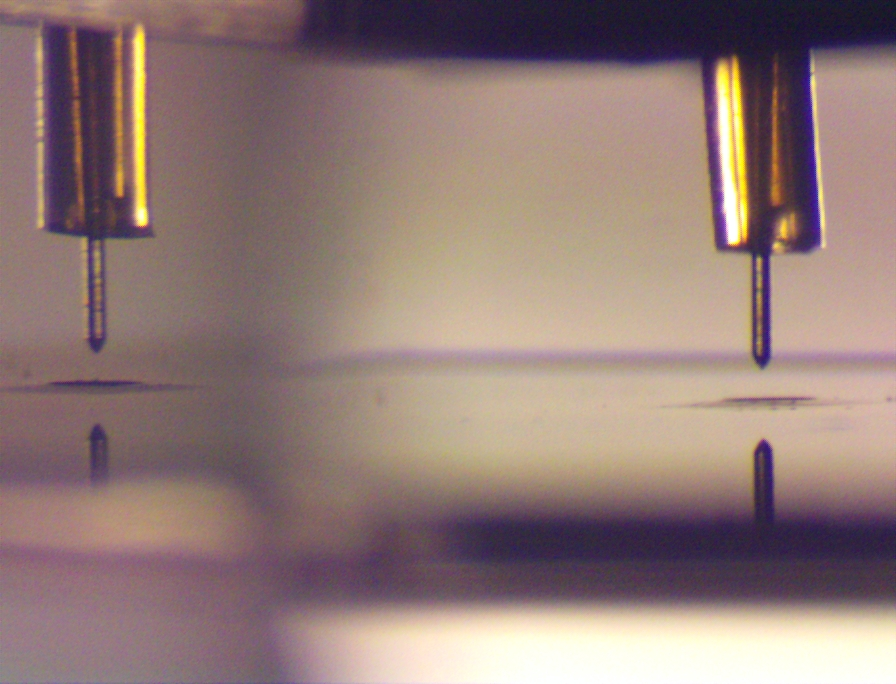
#> input picture test_files/image.jpg, 896 x 684 px
$ jupyter execute 'Contour Detection.ipynb'   (shell and % lines are left out)
#> lines starting #> are read from the running program, lines starting #| are printed output that depends on the picture; after the words box and inside, x2 and y2 are one past the last pixel; in counts of white or black regions, pixels touching at a corner belong together; long printed decimals are rounded
# Finding Angle of Objects in Images using Contour Detection
Anshul Gupta | 21 June 2020

[cell 1]
import cv2
import numpy as np
from matplotlib import pyplot as plt

## Helper Function
This function takes a list of contours and sorts them based on their position.

[cell 2]
def sort_contours(cnts, method='left-to-right'):
    reverse = False
    i = 0
    if method == 'right-to-left' or method == 'bottom-to-top':
        reverse = True
    if method == 'top-to-bottom' or method == 'bottom-to-top':
        i = 1
    bounding_boxes = [cv2.boundingRect(c) for c in cnts]
    (cnts, bounding_boxes) = zip(*sorted(zip(cnts, bounding_boxes), key=lambda b: b[1][i], reverse=reverse))

    return cnts

## Finding Angle of Known Alignment
The right emitter in the image is supposedly aligned.

### Crop Image and Convert to Grayscale
This gets the image, crops it, and converts it to grayscale.

[cell 3]
filename = 'test_files/image.jpg'
img = cv2.cvtColor(cv2.imread(filename), cv2.COLOR_BGR2RGB)  # Get Image

img = img[255:350, 725:800]  # Crop Image
#> img: shape (95, 75, 3)

gray = cv2.cvtColor(img, cv2.COLOR_RGB2GRAY)  # Convert to Grayscale

# gray = cv2.equalizeHist(gray)

plt.subplot(1, 2, 1)
plt.title('Cropped Image')
plt.imshow(img)
plt.subplot(1, 2, 2)
plt.title('Cropped Grayscale Image')
plt.imshow(gray, cmap='gray')
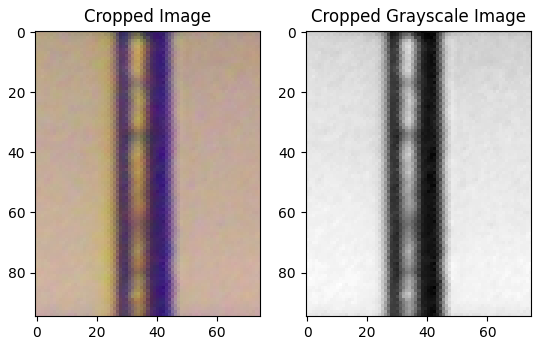
#> figure drawn by matplotlib, 2 panels

### Compute Threshold and Contours
This applies a threshold and uses the threshold to get the contours of the image.
Finally, the contours are sorted left to right using the helper method at the top.

However, there is an issue: the emitter is somewhat shiny. The reflections are creating extra contours that we don't
need.

[cell 4]
_, thresh = cv2.threshold(gray, 90, 255, 0)  # Compute threshold
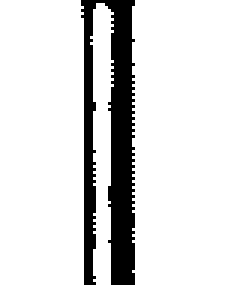
#> thresh: shape (95, 75) (shown 3 times larger); 85.5% white; 1 black region
contours, _ = cv2.findContours(thresh, 1, 2)  # Find contours
#> contours = 3 contours; box (x1, y1, x2, y2) and area: (44, 0, 75, 95) 2775, (0, 0, 28, 95) 2534, (30, 1, 38, 95) 437
contours = sort_contours(contours)  # Sort Contours
#> in sort_contours, `bounding_boxes = [cv2.boundingRect(c) for c in cnts]`: bounding_boxes = [(30, 1, 8, 94), (44, 0, 31, 95), (0, 0, 28, 95)]
#> in sort_contours, `(cnts, bounding_boxes) = zip(*sorted(zip(cnts, bounding_boxes), key=la..`: cnts has the same summary as contours outside sort_contours; bounding_boxes = ((0, 0, 28, 95), (30, 1, 8, 94), (44, 0, 31, 95))

plt.subplot(1, 2, 1)
plt.title('Threshold')
plt.imshow(thresh, cmap='gray')

plt.subplot(1, 2, 2)
copy = img.copy()
cv2.drawContours(copy, contours, -1, (0, 255, 0), 1)
#> copy: shape (95, 75, 3); mean R, G, B 155.7, 156.9, 123.1
plt.title('Contours of Image')
plt.imshow(copy)

### Remove Extra Contours
Because we sorted the contours, we can go through all contours, except the left and right ones, and fill them up with
 black.

[cell 5]
for i in range(1, len(contours) - 1):
    cnt = contours[i]
    cv2.fillPoly(thresh, [cnt], color=(0, 0, 0))  # Fill contours with black
#> this loop made 1 pass
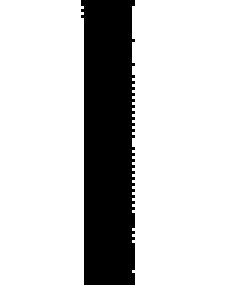
#> thresh: shape (95, 75) (shown 3 times larger); 78% white; 1 black region, box (x1, y1, x2, y2) and area: (27, 0, 45, 95) 1570

plt.figure()
plt.title('Filled-in Threshold')
plt.imshow(thresh, cmap='gray')

### Flip and Compute Contours Again
Now we need to find the contours again to get the boundaries of the object. However, finding the contours of the
image above will just give us the boundaries of the background, so we have to flip the image.

After finding the contours, we get a set of points describing the boundaries of the object.

[cell 6]
thresh = cv2.bitwise_not(thresh)  # Flip (Negate) threshold
#> thresh: shape (95, 75); 22% white; 1 white region
contours, _ = cv2.findContours(thresh, 1, 2)  # Find contours again
#> contours = 1 contour; box (x1, y1, x2, y2) and area: (27, 0, 45, 95) 1458
assert len(contours) == 1  # Assertion to ensure fill worked properly

plt.subplot(1, 2, 1)
plt.title('Flipped Threshold')
plt.imshow(thresh, cmap='gray')

plt.subplot(1, 2, 2)
copy = img.copy()
cv2.drawContours(copy, contours, -1, (0, 255, 0), 1)
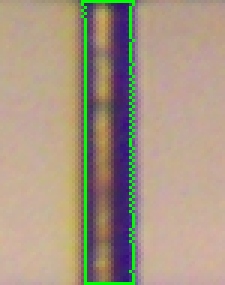
#> copy: shape (95, 75, 3) (shown 3 times larger); mean R, G, B 167.6, 150.7, 131.7
plt.title('Boundaries of Object')
plt.imshow(copy)

### Get Rotated Bounding Box
Now that we have a single contour with a closed set of points, we can find the smallest box that contains every point.

[cell 7]
# Find rotated bounding box
cnt = contours[0]
#> cnt = contour of 75 points, box (x1, y1, x2, y2) (27, 0, 45, 95), area 1458
rect = cv2.minAreaRect(cnt)
#> rect = ((35.5, 47), (94, 17), -90)
box = cv2.boxPoints(rect)
#> box = [[44, 94], [27, 94], [27, 0], [44, 0]]
box = np.int0(np.around(box))
print("Box:\n", box)
#| Box:
#|  [[44 94]
#|  [27 94]
#|  [27  0]
#|  [44  0]]

overlay = img.copy()
cv2.drawContours(overlay, [box], 0, (0, 255, 0), -1)
copy = cv2.addWeighted(overlay, 0.3, img, 1 - 0.3, 0)
plt.figure()
plt.title('Image with Overlaid Bounding Box')
plt.imshow(copy)

### Calculate Angle
Now we have 4 points describing the rectangle, and we can use those to calculate the angle of the box.

From this, we see that the object here is perfectly vertical

[cell 8]
print("Angle:", np.arctan2(box[0][0] - box[1][0], box[0][1] - box[1][1]), "radians")
#| Angle: 1.571 radians
print("Angle:", np.degrees(np.arctan2(box[0][0] - box[1][0], box[0][1] - box[1][1])), "degrees")
#| Angle: 90.0 degrees

---
## Finding Angle of Known Misalignment
I have photoshopped the image to create a 4° misalignment to test.

### Crop Image and Convert to Grayscale

[cell 9]
filename = 'test_files/image_right_4.jpg'
img = cv2.cvtColor(cv2.imread(filename), cv2.COLOR_BGR2RGB)  # Get image
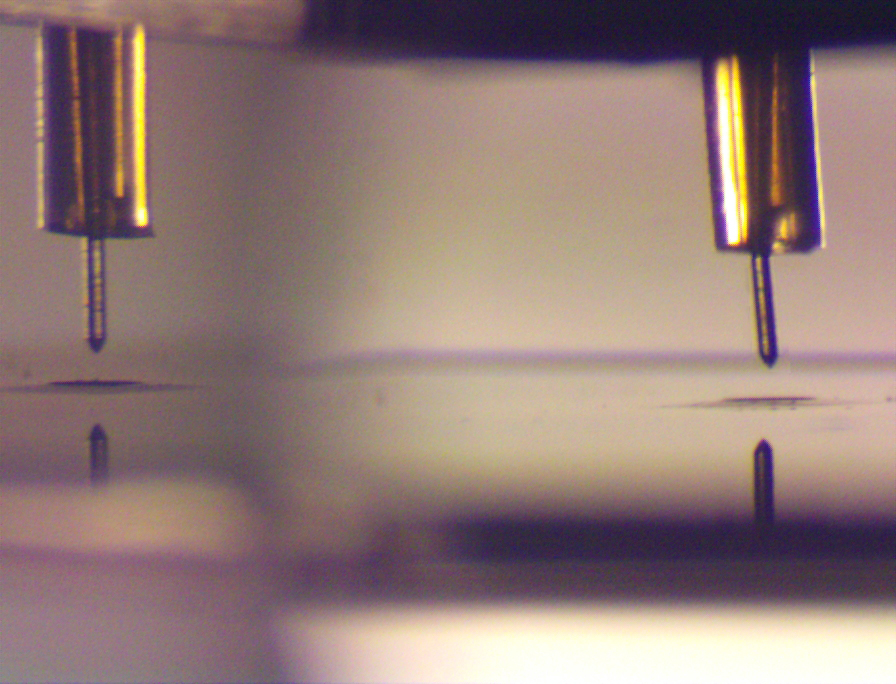
#> input picture test_files/image_right_4.jpg, 896 x 684 px
#> img: shape (684, 896, 3)

img = img[255:350, 725:800]  # Crop image
#> img: shape (95, 75, 3)
gray = cv2.cvtColor(img, cv2.COLOR_RGB2GRAY)  # Convert to grayscale
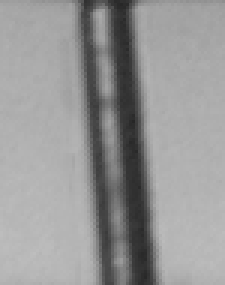
#> gray: shape (95, 75) (shown 3 times larger); min 38, max 190, mean 151

# gray = cv2.equalizeHist(gray)

plt.subplot(1, 2, 1)
plt.title('Cropped Image')
plt.imshow(img)
plt.subplot(1, 2, 2)
plt.title('Cropped Grayscale Image')
plt.imshow(gray, cmap='gray')

### Compute Threshold and Contours

[cell 10]
_, thresh = cv2.threshold(gray, 90, 255, 0)  # Compute threshold
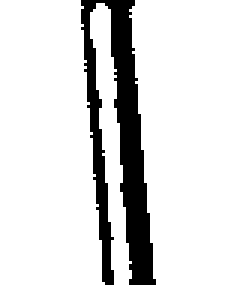
#> thresh: shape (95, 75) (shown 3 times larger); 85.3% white; 1 black region
contours, _ = cv2.findContours(thresh, 1, 2)  # Find contours
#> contours = 3 contours; box (x1, y1, x2, y2) and area: (0, 0, 35, 95) 2788, (43, 0, 75, 95) 2502, (30, 1, 44, 95) 445
contours = sort_contours(contours)  # Sort contours
#> in sort_contours (call 2), `(cnts, bounding_boxes) = zip(*sorted(zip(cnts, bounding_boxes), key=la..`: cnts has the same summary as contours outside sort_contours; bounding_boxes = ((0, 0, 35, 95), (30, 1, 14, 94), (43, 0, 32, 95))

plt.subplot(1, 2, 1)
plt.title('Threshold')
plt.imshow(thresh, cmap='gray')

plt.subplot(1, 2, 2)
copy = img.copy()
cv2.drawContours(copy, contours, -1, (0, 255, 0), 1)
#> copy: shape (95, 75, 3); mean R, G, B 155.4, 156.7, 123.3
plt.title('Contours of Image')
plt.imshow(copy)

### Remove Extra Contours

[cell 11]
for i in range(1, len(contours) - 1):
    cnt = contours[i]
    cv2.fillPoly(thresh, [cnt], color=(0, 0, 0))  # Fill contours with black
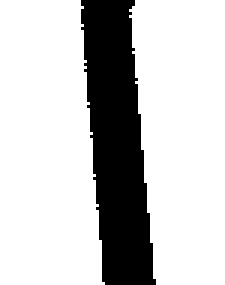
#> thresh: shape (95, 75) (shown 3 times larger); 77.7% white; 1 black region, box (x1, y1, x2, y2) and area: (27, 0, 52, 95) 1589

plt.figure()
plt.title('Filled Threshold')
plt.imshow(thresh, cmap='gray')

### Flip and Compute Contours Again

[cell 12]
thresh = cv2.bitwise_not(thresh)  # Flip (Negate) threshold
#> thresh: shape (95, 75); 22.3% white; 1 white region
contours, _ = cv2.findContours(thresh, 1, 2)  # Find contours again
#> contours = 1 contour; box (x1, y1, x2, y2) and area: (27, 0, 52, 95) 1478
assert len(contours) == 1  # Assertion to ensure fill worked

plt.subplot(1, 2, 1)
plt.title('Flipped Threshold')
plt.imshow(thresh, cmap='gray')

plt.subplot(1, 2, 2)
copy = img.copy()
cv2.drawContours(copy, contours, -1, (0, 255, 0), 1)
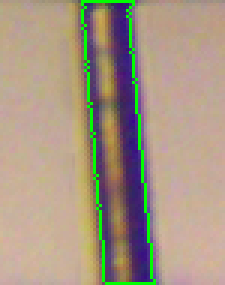
#> copy: shape (95, 75, 3) (shown 3 times larger); mean R, G, B 167.2, 150.4, 131.6
plt.title('Boundaries of Object')
plt.imshow(copy)

### Get Rotated Bounding Box

[cell 13]
# Find rotated bounding box
cnt = contours[0]
#> cnt = contour of 61 points, box (x1, y1, x2, y2) (27, 0, 52, 95), area 1478
rect = cv2.minAreaRect(cnt)
#> rect = ((38.67, 47.02), (17.68, 95.54), -4.3)
box = cv2.boxPoints(rect)
#> box = [[33.44, 95.32], [26.27, 0.0547], [43.9, -1.27], [51.07, 93.99]]
box = np.int0(np.around(box))
#> box = [[33, 95], [26, 0], [44, -1], [51, 94]]
print("Box:\n", box)
#| Box:
#|  [[33 95]
#|  [26  0]
#|  [44 -1]
#|  [51 94]]

overlay = img.copy()
cv2.drawContours(overlay, [box], 0, (0, 255, 0), -1)
copy = cv2.addWeighted(overlay, 0.3, img, 1 - 0.3, 0)
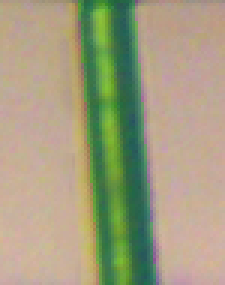
#> copy: shape (95, 75, 3) (shown 3 times larger); mean R, G, B 162.1, 158, 127.3
plt.figure()
plt.title('Image with Overlaid Bounding Box')
plt.imshow(copy)

### Calculate Angle
It is returning 4.2° which is close to 4°. The reason for the 0.2° error is because we are working with whole numbers
 of pixels. This means that the slope and angle have to be in specific increments. Based on the height of the cropped
 image, the slope has to be in increments of $ \frac{1}{95} $ and the angle has to be in increments of around 0.0105
 radians or around 0.60309°.

[cell 14]
print("Angle:", np.arctan2(box[0][0] - box[1][0], box[0][1] - box[1][1]), "radians")
#| Angle: 0.07355 radians
print("Angle:", np.degrees(np.arctan2(box[0][0] - box[1][0], box[0][1] - box[1][1])), "degrees")
#| Angle: 4.214 degrees
